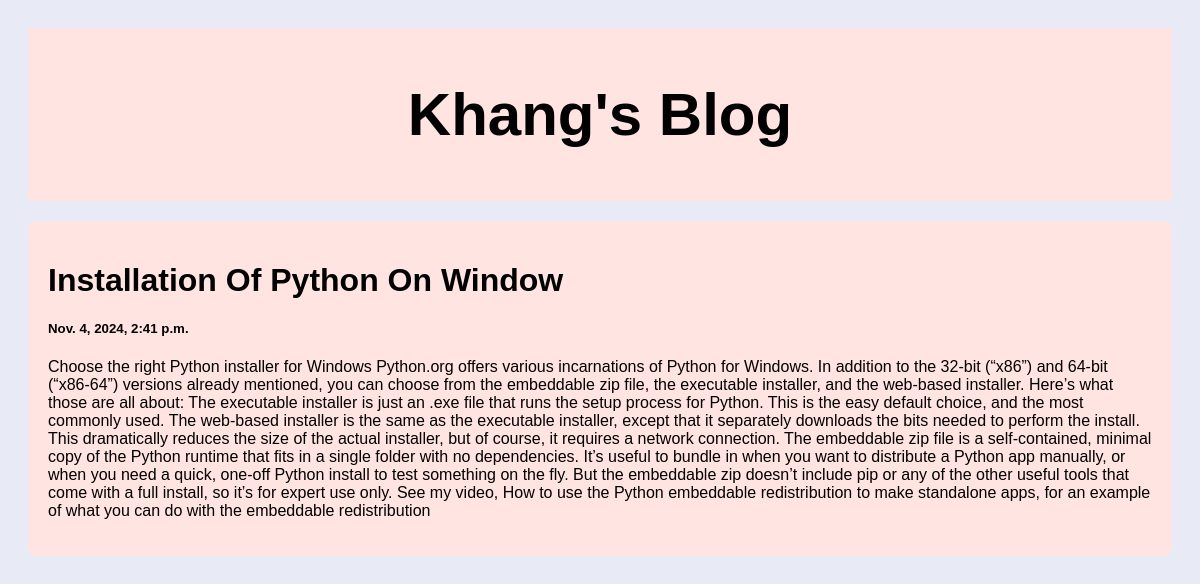
Screenshot of /post/3 with the database file from the repository.
### posts/models.py (models this page shows)
class Post(models.Model):
  title = models.CharField(max_length=100)
  body = models.CharField(max_length=1000000)
  created_at = models.DateTimeField(default=datetime.now, blank=True)

### posts/views.py (the view)
# urls.py: path('post/<str:pk>', views.post, name = 'post')
def post(request, pk):
  posts = Post.objects.get(id=pk)
  return render(request, 'posts.html', {'posts': posts})

### templates/posts.html (shortened to what this page needs)
<!DOCTYPE html>
<html>
<head>
</head>
<body>
<div class="header">
  <h2>Khang's Blog</h2>
</div>
<div class="row">
  <div class="leftcolumn">
    <div class="card">
        <h1>{{posts.title}}</h1>
        <h5>{{posts.created_at}}</h5>
        <p>{{posts.body}}</p>
    </div>
  </div>
</body>
</html>

### templates/posts.html (style rules this page uses)
* { box-sizing: border-box; }
body { font-family: Arial; padding: 20px; background: #e8eaf6; }
.header { padding: 2px; font-size: 40px; text-align: center; background: #FFE4E1; }
.leftcolumn { float: left; width: 100%; }
.card { background-color: #FFE4E1; padding: 20px; margin-top: 20px; transition: transform 0.3s, box-shadow 0.3s; border-radius: 8px; cursor: pointer; }
.row:after { content: ""; display: table; clear: both; }

### rows the page displays
Post: title "Installation Of Python On Window", created_at "Nov. 4, 2024, 2:41 p.m.", body "Choose the right Python installer for Windows Python.org offers various incarnations of Python for Windows. In addition to the 32-bit (“x86”) and 64-bit (“x86-64”) versions already mentioned, you can choose from the embeddable zip file, the executable installer, and the web-based installer. Here’s what those are all about: The executable installer is just an .exe file that runs the setup process for Python. This is the easy default choice, and the most commonly used. The web-based installer is the same as the executable installer, except that it separately downloads the bits needed to perform the install. This dramatically reduces the size of the actual installer, but of course, it requires…"
